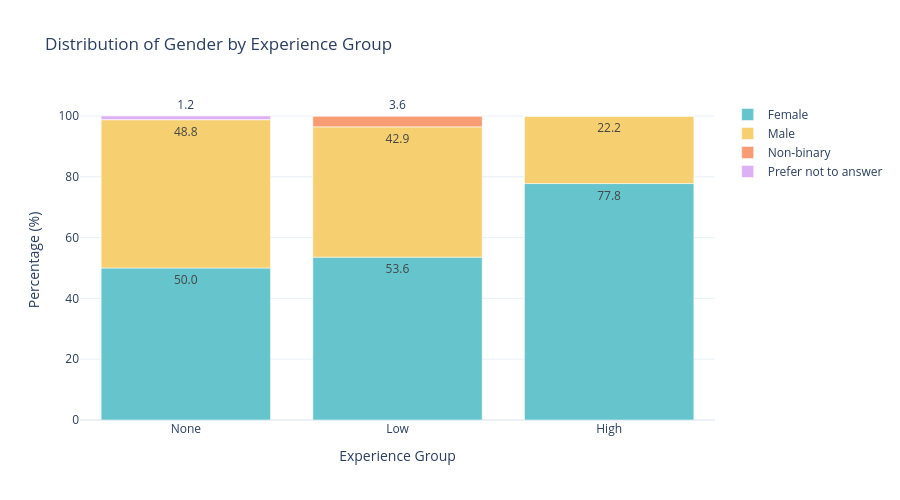

The cell this chart's notebook holds for it:
### Code cell
display_name, col_name = tupled_data[0]
analyze_demographic_variable(col_name, display_name, grupos_data_socio, grupos_nomes)

### Figure 1 — Plotly figure (JSON) as saved in the notebook; plotly's stock layout.template omitted (floating-point values rounded to 4 significant figures)
{"data": [{"alignmentgroup": "True", "hovertemplate": "gender_english=Female<br>Experience Group=%{x}<br>Percentage (%)=%{y}<extra></extra>", "legendgroup": "Female", "marker": {"color": "rgb(102, 197, 204)", "pattern": {"shape": ""}}, "name": "Female", "offsetgroup": "Female", "orientation": "v", "showlegend": true, "textposition": "auto", "texttemplate": "%{y:.1f}", "type": "bar", "x": ["None", "Low", "High"], "xaxis": "x", "y": [50, 53.57, 77.78], "yaxis": "y"}, {"alignmentgroup": "True", "hovertemplate": "gender_english=Male<br>Experience Group=%{x}<br>Percentage (%)=%{y}<extra></extra>", "legendgroup": "Male", "marker": {"color": "rgb(246, 207, 113)", "pattern": {"shape": ""}}, "name": "Male", "offsetgroup": "Male", "orientation": "v", "showlegend": true, "textposition": "auto", "texttemplate": "%{y:.1f}", "type": "bar", "x": ["None", "Low", "High"], "xaxis": "x", "y": [48.81, 42.86, 22.22], "yaxis": "y"}, {"alignmentgroup": "True", "hovertemplate": "gender_english=Non-binary<br>Experience Group=%{x}<br>Percentage (%)=%{y}<extra></extra>", "legendgroup": "Non-binary", "marker": {"color": "rgb(248, 156, 116)", "pattern": {"shape": ""}}, "name": "Non-binary", "offsetgroup": "Non-binary", "orientation": "v", "showlegend": true, "textposition": "auto", "texttemplate": "%{y:.1f}", "type": "bar", "x": ["None", "Low", "High"], "xaxis": "x", "y": [0, 3.571, 0], "yaxis": "y"}, {"alignmentgroup": "True", "hovertemplate": "gender_english=Prefer not to answer<br>Experience Group=%{x}<br>Percentage (%)=%{y}<extra></extra>", "legendgroup": "Prefer not to answer", "marker": {"color": "rgb(220, 176, 242)", "pattern": {"shape": ""}}, "name": "Prefer not to answer", "offsetgroup": "Prefer not to answer", "orientation": "v", "showlegend": true, "textposition": "auto", "texttemplate": "%{y:.1f}", "type": "bar", "x": ["None", "Low", "High"], "xaxis": "x", "y": [1.19, 0, 0], "yaxis": "y"}], "layout": {"barmode": "relative", "height": 500, "legend": {"title": {"text": ""}, "tracegroupgap": 0}, "title": {"text": "Distribution of Gender by Experience Group"}, "xaxis": {"anchor": "y", "domain": [0, 1], "title": {"text": "Experience Group"}}, "yaxis": {"anchor": "x", "domain": [0, 1], "title": {"text": "Percentage (%)"}}}}
